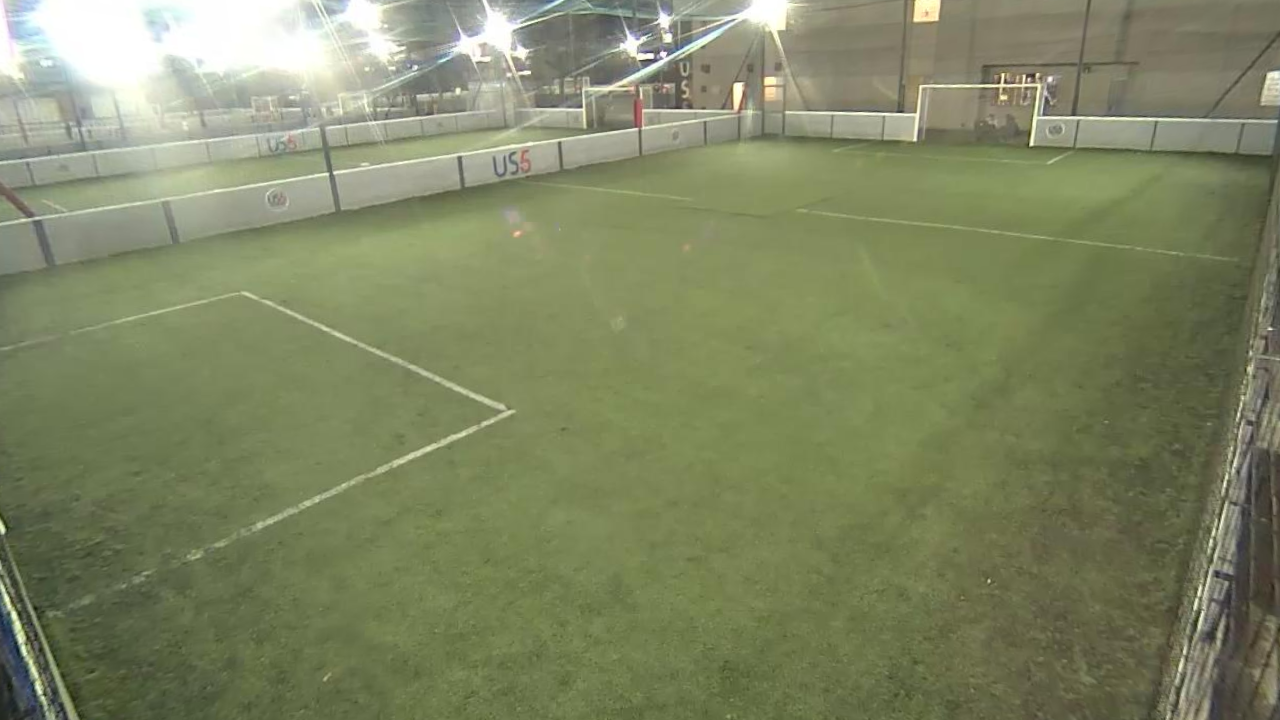
#> input picture distortion_test_soccer_field_image.png, 1280 x 720 px
$ python raster_test.py
#> lines starting #> are read from the running program, lines starting #| are printed output that depends on the picture
from ctypes.wintypes import HACCEL
import cv2 as cv
import numpy as np
import matplotlib.pyplot as plt

im = cv.imread("distortion_test_soccer_field_image.png")
#> im is the input picture: shape (720, 1280, 3); mean B, G, R 99.4, 134, 127
(height, width) = im.shape[:2]
#> height = 720; width = 1280
(h, w) = (height, width)
#> h = 720; w = 1280
assert (width, height) == (1280, 720), "or whatever else"

#cv.imshow('test2', im)

K = np.eye(3)
K[0,0] = K[1,1] = 1000 # 500-5000 is common
K[0:2, 2] = (width-1)/2, (height-1)/2
# array([[1000. ,    0. ,  639.5],
#        [   0. , 1000. ,  359.5],
#        [   0. ,    0. ,    1. ]])

#print(K)

dc = np.float32([-0.54,  0.28,  0.  ,  0.  ,  0.  ]) # k1, k2, p1, p2, k3

modelpts = np.float32([
    [45.,  0.],
    [90.,  0.],
    [90., 60.],
    [45., 60.]]) * 15 # 15 pixels per foot

# impts = [
#  [511.54881, 184.64497],
#  [758.16124, 141.19525],
#  [1159.37185, 191.21864],
#  [1153.4168, 276.2696]
# ]

impts = [
    [1,356],
    [81,799],
    [769,212],
    [1273,235]
]

impts_undist = np.float32(
        [[0,0],[0,h],[w,h],[w,0]]
    ).reshape((-1, 1, 2))

print(impts_undist.shape)
#| (4, 1, 2)

# print(cv.undistortImagePoints(impts, K, dc))

H = cv.getPerspectiveTransform(impts_undist, modelpts)

# add some in the X and Y dimension
Tscale = np.array([
    [  1.,   0.,  75.], # arbitrary values
    [  0.,   1.,  25.],
    [  0.,   0.,   1.]])

topdown = cv.warpPerspective(impts_undist, H, dsize=(1200, 1300))

# print(topdown.shape)
# cv.imshow('Source_image', H)
# cv.waitKey(0)

plt.subplot(121),plt.imshow(im),plt.title('Input')
plt.subplot(122),plt.imshow(H),plt.title('Output')
plt.show()
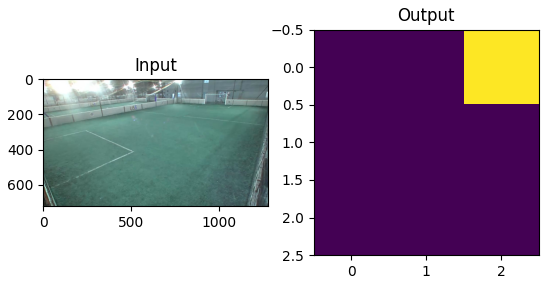
#> figure drawn by matplotlib, 2 panels; B, G, R data is drawn as R, G, B
